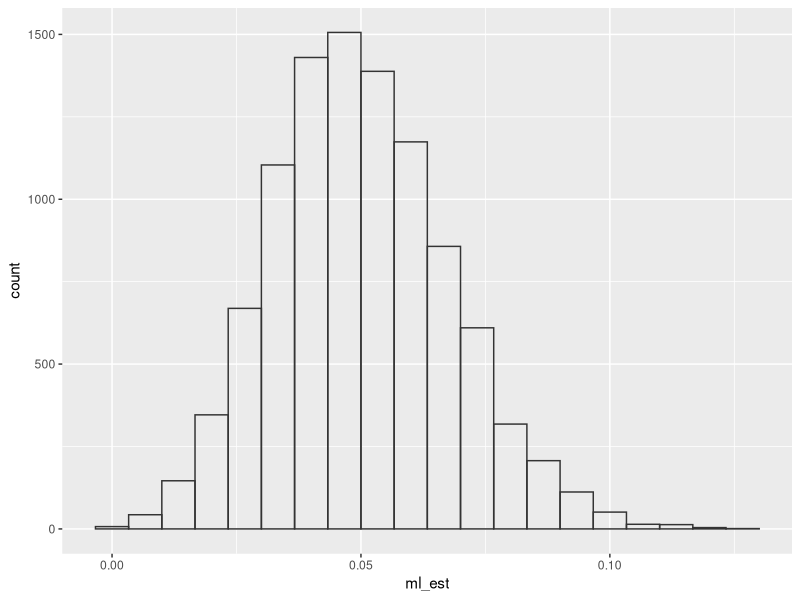
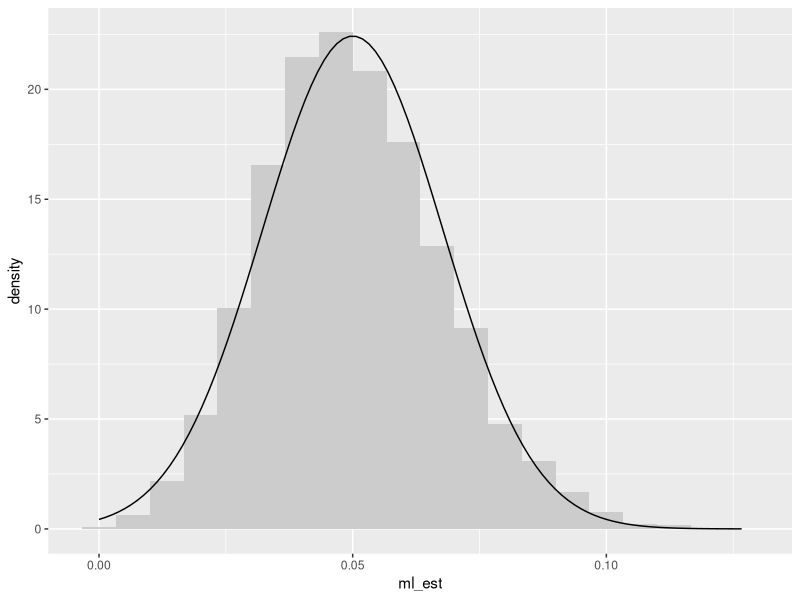

Recreate these plots in R, in order.
## ---- chunk 1
library(tidyverse)
## ---- chunk 2
n_sims <- 10  # number of repeated studies
ml_est <- numeric(n_sims)  # a container for the estimates
for (i in 1:n_sims) {
  y <- rbinom(150, size = 1, prob = 0.05)  # chance of a top is 5%
  ml_est[i] <- mean(y)  # observed fraction of tops (i.e., 1s) in y
}
print(ml_est, digits = 2)
## ---- chunk 3
n_sims <- 10000
ml_est <- numeric(n_sims)  # container to store results
for (i in 1:n_sims) {
  y <- rbinom(150, size = 1, prob = 0.05)
  ml_est[i] <- mean(y)
}

# create a histogram of the sampling distribution
gg_data <- data.frame(ml_est = ml_est)
ggplot(gg_data, aes(x = ml_est)) + 
  geom_histogram(
    # the settings below make the bars appear "smooth" for this problem
    center = 8/150, # centered at an observable value.
    binwidth = 1/150, # one bar per observable value
    # color to distinguish bars
    fill = NA, color = "grey20")
## ---- chunk 4
# variance
(0.05 * 0.95) / 150
## ---- chunk 5
# SD
sqrt((0.05 * 0.95) / 150)
## ---- chunk 6
# mean of sampling distribution
mean(ml_est)

# sd of sampling distribution
sd(ml_est)
## ---- chunk 7
ggplot(gg_data, aes(x = ml_est)) + 
  geom_histogram(
    aes(y = after_stat(density)),  # use density scale for y-axis
    center = 8/150, 
    binwidth = 1/150, 
    fill = "grey80") + 
  # add normal curve to histogram
  stat_function(fun = dnorm, args = list(mean = mean(gg_data$ml_est), 
                                         sd = sd(gg_data$ml_est)))
## ---- chunk 8
set.seed(1234)
n_mc_sims <- 100000
pi_hat <- numeric(n_mc_sims)
for (i in 1:n_mc_sims) {
  y <- rbinom(150, size = 1, prob = 0.05)
  pi_hat[i] <- mean(y)
}

# expected value of pi-hat
mean(pi_hat)

# estimated monte carlo error
sd(pi_hat)/sqrt(n_mc_sims)
## ---- chunk 9
odds_hat <- pi_hat/(1 - pi_hat)

# actual odds
0.05/(1 - 0.05)

# expected value of odds-hat
mean(odds_hat)

# estimated monte carlo error
sd(odds_hat)/sqrt(n_mc_sims)

# the z-statistic testing that mean of simulated odds = actual odds
(mean(odds_hat) - 0.05/0.95)/(sd(odds_hat)/sqrt(n_mc_sims))
## ---- chunk 10
lambda <- 2.0        # the true rate
sample_size <- 5     # small sample size for large bias
n_mc_sims <- 100000  # number of monte carlo simulations

# do monte carlo simulations
lambda_hat <- numeric(n_mc_sims)  # container
for (i in 1:n_mc_sims) {
  x <- rexp(sample_size, rate = lambda)
  lambda_hat[i] <- 1 / mean(x)  # ml estimate
}

# expected value of lambda-hat
mean(lambda_hat)

# estimated monte carlo error
sd(lambda_hat) / sqrt(n_mc_sims)
## ---- chunk 11
lambda <- 2.0
n <- 30
n_mc_sims <- 10000

lambda_hat <- numeric(n_mc_sims)
for (i in 1:n_mc_sims) {
  x <- rexp(n, rate = lambda)
  lambda_hat[i] <- 1 / mean(x)
}

# simulated SE
sd(lambda_hat)
